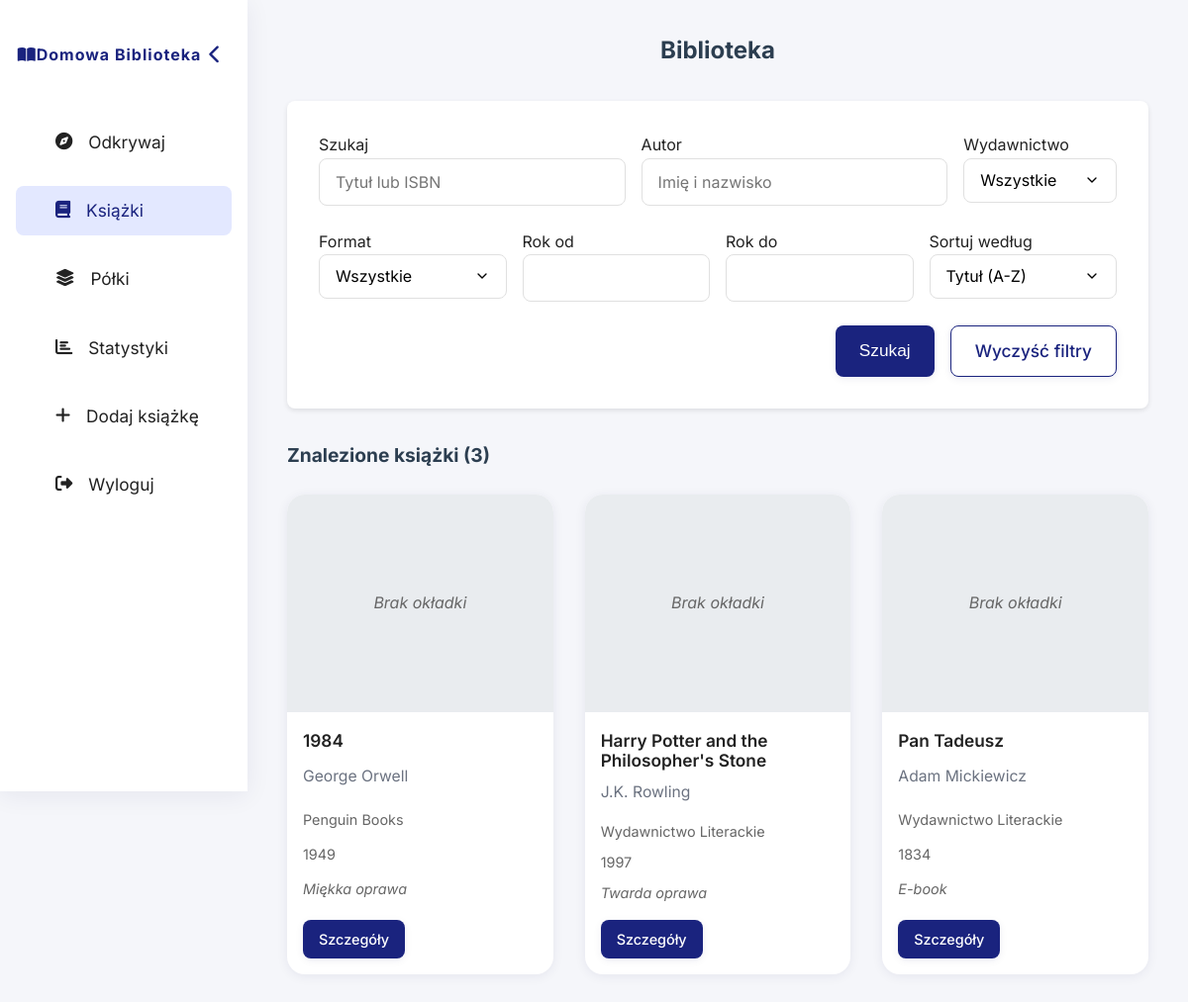
/?page=books (signed in), run on the app's committed database.
### tables this page shows
CREATE TABLE books (
    id INT PRIMARY KEY AUTO_INCREMENT,
    isbn VARCHAR(13),
    title VARCHAR(255) NOT NULL,
    publisher_id INT,
    publication_year INT,
    description TEXT,
    cover_image VARCHAR(255),
    format ENUM('hardcover', 'paperback', 'ebook', 'audiobook') NOT NULL,
    added_by INT,
    created_at TIMESTAMP DEFAULT CURRENT_TIMESTAMP,
    updated_at TIMESTAMP DEFAULT CURRENT_TIMESTAMP ON UPDATE CURRENT_TIMESTAMP,
    FOREIGN KEY (publisher_id) REFERENCES publishers(id),
    FOREIGN KEY (added_by) REFERENCES users(id)
);

CREATE TABLE publishers (
    id INT PRIMARY KEY AUTO_INCREMENT,
    name VARCHAR(255) NOT NULL UNIQUE,
    created_at TIMESTAMP DEFAULT CURRENT_TIMESTAMP,
    updated_at TIMESTAMP DEFAULT CURRENT_TIMESTAMP ON UPDATE CURRENT_TIMESTAMP
);

### config/config.php (called while the page is built, shortened)
<?php
function escape($string) {
    return htmlspecialchars($string, ENT_QUOTES, 'UTF-8');
}
?>

### templates/books.php (the view, shortened to what this page needs)
<?php
$search = isset($_GET['search']) ? trim($_GET['search']) : '';
$author = isset($_GET['author']) ? trim($_GET['author']) : '';
$yearFrom = isset($_GET['year_from']) ? (int)$_GET['year_from'] : null;
$yearTo = isset($_GET['year_to']) ? (int)$_GET['year_to'] : null;
$sort = isset($_GET['sort']) ? $_GET['sort'] : 'title_asc';
$query = "
    SELECT DISTINCT b.*,
           GROUP_CONCAT(DISTINCT CONCAT(a.first_name, ' ', a.last_name) SEPARATOR ', ') as authors,
           p.name as publisher_name,
           COUNT(DISTINCT sb.shelf_id) as shelf_count
    FROM books b
    LEFT JOIN book_authors ba ON b.id = ba.book_id
    LEFT JOIN authors a ON ba.author_id = a.id
    LEFT JOIN publishers p ON b.publisher_id = p.id
    LEFT JOIN shelf_books sb ON b.id = sb.book_id
    WHERE 1=1
";
$params = [];
$query .= " GROUP BY b.id";
switch ($sort) {
    default:
        $query .= " ORDER BY b.title ASC";
}
$stmt = $pdo->prepare($query);
$stmt->execute($params);
$books = $stmt->fetchAll();
?>
<div class="books-container">
    <h1>Biblioteka</h1>
    <div class="search-filters">
        <form method="GET" action="" class="filters-form">
            <div class="search-row">
                <div class="form-group">
                    <label for="search">Szukaj</label>
                    <input type="text" id="search" name="search"
                           value="<?php echo escape($search); ?>"
                           placeholder="Tytuł lub ISBN">
                </div>
                <div class="form-group">
                    <label for="author">Autor</label>
                    <input type="text" id="author" name="author"
                           value="<?php echo escape($author); ?>"
                           placeholder="Imię i nazwisko">
                </div>
                <div class="form-group">
                    <label for="publisher">Wydawnictwo</label>
                    <select id="publisher" name="publisher">
                        <option value="">Wszystkie</option>
                    </select>
                </div>
            </div>
            <div class="filters-row">
                <div class="form-group">
                    <label for="format">Format</label>
                    <select id="format" name="format">
                        <option value="">Wszystkie</option>
                    </select>
                </div>
                <div class="form-group">
                    <label for="year_from">Rok od</label>
                    <input type="number" id="year_from" name="year_from"
                           value="<?php echo $yearFrom; ?>"
                           min="1900" max="<?php echo date('Y'); ?>">
                </div>
                <div class="form-group">
                    <label for="year_to">Rok do</label>
                    <input type="number" id="year_to" name="year_to"
                           value="<?php echo $yearTo; ?>"
                           min="1900" max="<?php echo date('Y'); ?>">
                </div>
                <div class="form-group">
                    <label for="sort">Sortuj według</label>
                    <select id="sort" name="sort">
                        <option value="title_asc" <?php echo $sort === 'title_asc' ? 'selected' : ''; ?>>
                            Tytuł (A-Z)
                        </option>
                    </select>
                </div>
            </div>
            <div class="form-actions">
                <button type="submit" class="btn btn-primary">Szukaj</button>
                <a href="<?php echo APP_URL; ?>?page=books" class="btn btn-secondary">Wyczyść filtry</a>
            </div>
        </form>
    </div>
    <div class="search-results">
        <h2>Znalezione książki (<?php echo count($books); ?>)</h2>
        <?php if (empty($books)): ?>
            <p class="no-results">Nie znaleziono książek spełniających kryteria wyszukiwania.</p>
        <?php else: ?>
            <div class="book-grid">
                <?php foreach ($books as $book): ?>
                    <div class="book-card">
                        <?php if ($book['cover_image']): ?>
                            <img src="<?php echo APP_URL . '/uploads/covers/' . $book['cover_image']; ?>"
                                 alt="<?php echo escape($book['title']); ?>"
                                 class="book-cover">
                        <?php else: ?>
                            <div class="book-cover no-cover">
                                <span>Brak okładki</span>
                            </div>
                        <?php endif; ?>
                        <div class="book-info">
                            <h3 class="book-title"><?php echo escape($book['title']); ?></h3>
                            <p class="book-author"><?php echo escape($book['authors'] ?? 'Autor nieznany'); ?></p>
                            <?php if ($book['publisher_name']): ?>
                                <p class="book-publisher"><?php echo escape($book['publisher_name']); ?></p>
                            <?php endif; ?>
                            <?php if ($book['publication_year']): ?>
                                <p class="book-year"><?php echo $book['publication_year']; ?></p>
                            <?php endif; ?>
                            <p class="book-format">
                                <?php
                                switch ($book['format']) {
                                    case 'hardcover': echo 'Twarda oprawa'; break;
                                    case 'paperback': echo 'Miękka oprawa'; break;
                                    case 'ebook': echo 'E-book'; break;
                                }
                                ?>
                            </p>
                            <div class="book-actions">
                                <a href="<?php echo APP_URL; ?>?page=book-details&id=<?php echo $book['id']; ?>"
                                   class="btn btn-primary btn-small">Szczegóły</a>
                            </div>
                        </div>
                    </div>
                <?php endforeach; ?>
            </div>
        <?php endif; ?>
    </div>
</div>

### assets/css/style.css (style rules this page uses)
* { margin: 0; padding: 0; box-sizing: border-box; }
body { font-family: 'Inter', 'Segoe UI', Arial, sans-serif; line-height: 1.6; color: #222; background-color: #f5f6fa; min-height: 100vh; }
a { text-decoration: none; }
.book-grid { display: grid; grid-template-columns: repeat(3, 1fr); gap: 2rem; margin-top: 1rem; margin-bottom: 2.5rem; }
.book-card { background: #fff; border-radius: 18px; box-shadow: 0 2px 12px rgba(30,34,90,0.07); overflow: hidden; display: flex; flex-direction: column; transition: transform 0.18s, box-shadow 0.18s; cursor: pointer; }
.book-card .book-info { padding: 1.2rem 1rem 1rem 1rem; flex: 1; display: flex; flex-direction: column; justify-content: space-between; }
.book-card .book-title { font-size: 1.08rem; font-weight: 600; color: #222; margin-bottom: 0.5rem; line-height: 1.2; }
.book-card .book-author { color: #6b7280; font-size: 0.98rem; margin-bottom: 0.5rem; }
.btn { border: none; border-radius: 8px; padding: 0.7rem 1.5rem; font-size: 1.08rem; font-weight: 500; cursor: pointer; transition: background 0.18s; box-shadow: 0 2px 8px rgba(30,34,90,0.07); }
.btn-primary { background: #1a237e; color: #fff; }
.no-cover { height: 220px; background: #e9ecef; display: flex; align-items: center; justify-content: center; color: #666; font-style: italic; }
.btn-small { padding: 0.5rem 1rem; font-size: 0.9rem; }
.book-card { position: relative; }
.book-card .book-actions { display: flex; gap: 0.5rem; margin-top: 1rem; }
.book-publisher { color: #666; font-size: 0.9rem; margin-top: 0.5rem; }
.books-container h1 { text-align: center; margin-bottom: 2rem; color: #2c3e50; }
.search-filters { background: #fff; padding: 2rem; border-radius: 8px; box-shadow: 0 2px 5px rgba(0,0,0,0.1); margin-bottom: 2rem; }
.filters-form { display: flex; flex-direction: column; gap: 1.5rem; }
.search-row, .filters-row { display: grid; gap: 1rem; }
.search-row { grid-template-columns: 2fr 2fr 1fr; }
.filters-row { grid-template-columns: repeat(4, 1fr); }
.form-actions { display: flex; gap: 1rem; justify-content: flex-end; }
.btn-secondary { background-color: #fff; border: 1px solid #1a237e; color: #1a237e; }
.search-results h2 { margin-bottom: 1.5rem; color: #2c3e50; font-size: 1.2rem; }
.book-year { color: #666; font-size: 0.9rem; margin-top: 0.5rem; }
.book-format { color: #666; font-size: 0.9rem; margin-top: 0.5rem; font-style: italic; }
input, select, textarea { width: 100%; padding: 0.8rem 1rem; border: 1px solid #e0e0e0; border-radius: 8px; font-size: 1rem; font-family: 'Inter', sans-serif; transition: border-color 0.3s, box-shadow 0.3s; background: #fff; }
select { appearance: none; background-repeat: no-repeat; background-position: right 1rem center; background-size: 1em; padding-right: 2.5rem; transition: background-image 0.2s; }
input[type="submit"], button { background: #1a237e; color: #fff; border: none; border-radius: 8px; padding: 0.8rem 1.5rem; font-size: 1rem; font-weight: 500; cursor: pointer; transition: background 0.3s; }

### data on the page
books: shows "Brak okładki", title "1984", authors "George Orwell", publisher.name "Penguin Books", publication_year "1949", format "Miękka oprawa"
books: shows "Brak okładki", title "Harry Potter and the Philosopher's Stone", authors "J.K. Rowling", publisher.name "Wydawnictwo Literackie", publication_year "1997", format "Twarda oprawa"
books: shows "Brak okładki", title "Pan Tadeusz", authors "Adam Mickiewicz", publisher.name "Wydawnictwo Literackie", publication_year "1834", format "E-book"

### other printed values
count($books) "3"
